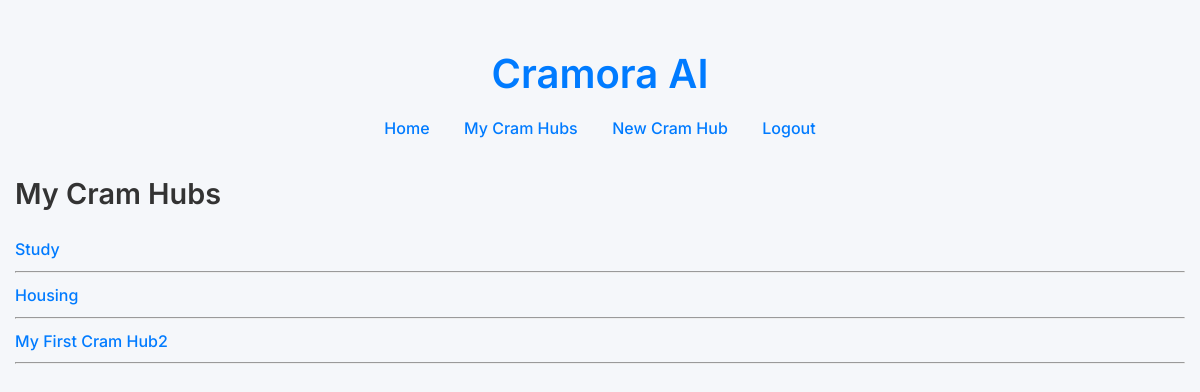
/my-cram-hubs/ (signed in), run on an earlier commit of the app's database.
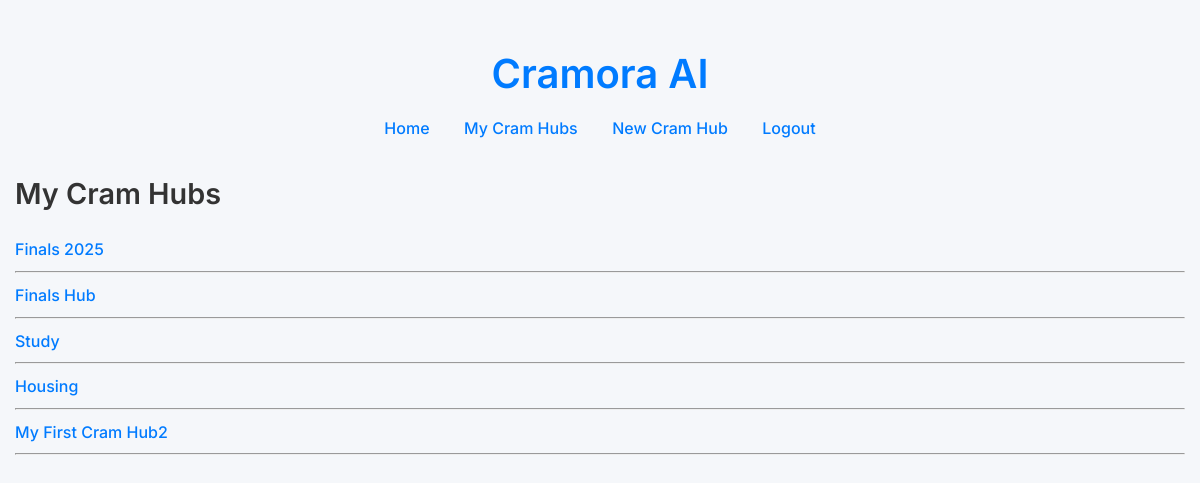
And on a later commit of the database.
### cram_app/models.py (models this page shows, shortened)
class CramHub(models.Model):
    user = models.ForeignKey(User, on_delete=models.CASCADE)
    title = models.CharField(max_length=255)
    created_at = models.DateTimeField(auto_now_add=True)

### cram_app/views.py (the view)
# urls.py: path('my-cram-hubs/', views.my_cram_hubs, name='my_cram_hubs'),
@login_required
def my_cram_hubs(request):
    hubs = CramHub.objects.filter(user=request.user).order_by('-created_at')
    return render(request, 'cram_app/my_cram_hubs.html', {
        'hubs': hubs
    })

### cram_app/templates/cram_app/my_cram_hubs.html (shortened to what this page needs)
{% extends 'cram_app/layout.html' %}
{% block content %}
  <h2>My Cram Hubs</h2>
  {% if hubs %}
    <ul class="ul_no_bullets">
      {% for hub in hubs %}
        <li style="margin-bottom: 10px;">
          <a href="{% url 'cram_hub_dashboard' hub.id %}" class="cram_sheet_list">
            {{ hub.title }}
          </a>
          <hr>
        </li>
      {% endfor %}
    </ul>
  {% else %}
    <p>You haven't created any cram hubs yet.</p>
  {% endif %}
{% endblock %}

What changed in the data, as far as the page shows it:
added CramHub: title "Finals 2025"
added CramHub: title "Finals Hub"
